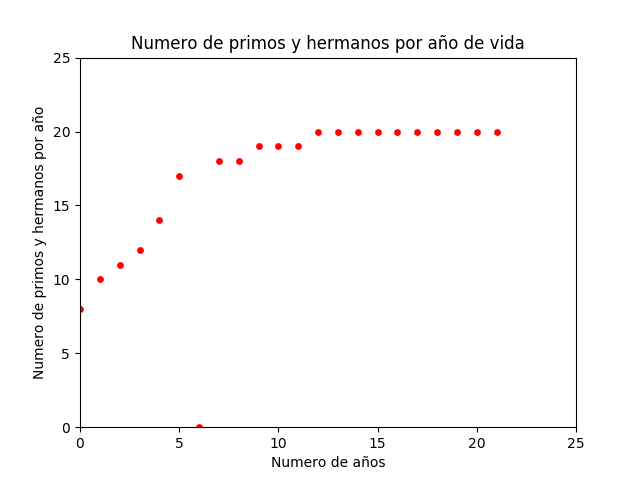

Source code (Python):
"""
Created on Mon Sep  4 02:09:10 2017

@author: Braian
"""
#Python usa librerias como matplotlib con objetos predeterminados como pyplot que tienen propiedades que permiten enviar las instrucciones a la maquina de una forma resumida. Matplotlib es una libreria para crear graficas en 2 dimensiones. 
import matplotlib.pyplot as plt
X = [0,1,2,3,4,5,6,7,8,9,10,11,12,13,14,15,16,17,18,19,20,21]
Y = [8,10,11,12,14,17,0,18,18,19,19,19,20,20,20,20,20,20,20,20,20,20]
plt.scatter(X, Y, s=60, c='red', marker='.')
plt.xlim(0,25)
plt.ylim(0,25)
plt.title('Numero de primos y hermanos por año de vida')
plt.ylabel('Numero de primos y hermanos por año')
plt.xlabel('Numero de años')
#Con esta isntruccion guardamos la imagen con el formato que queramos.
plt.savefig('temp.png')
#Con esta instruccion mostramos la figura. 
plt.show()
